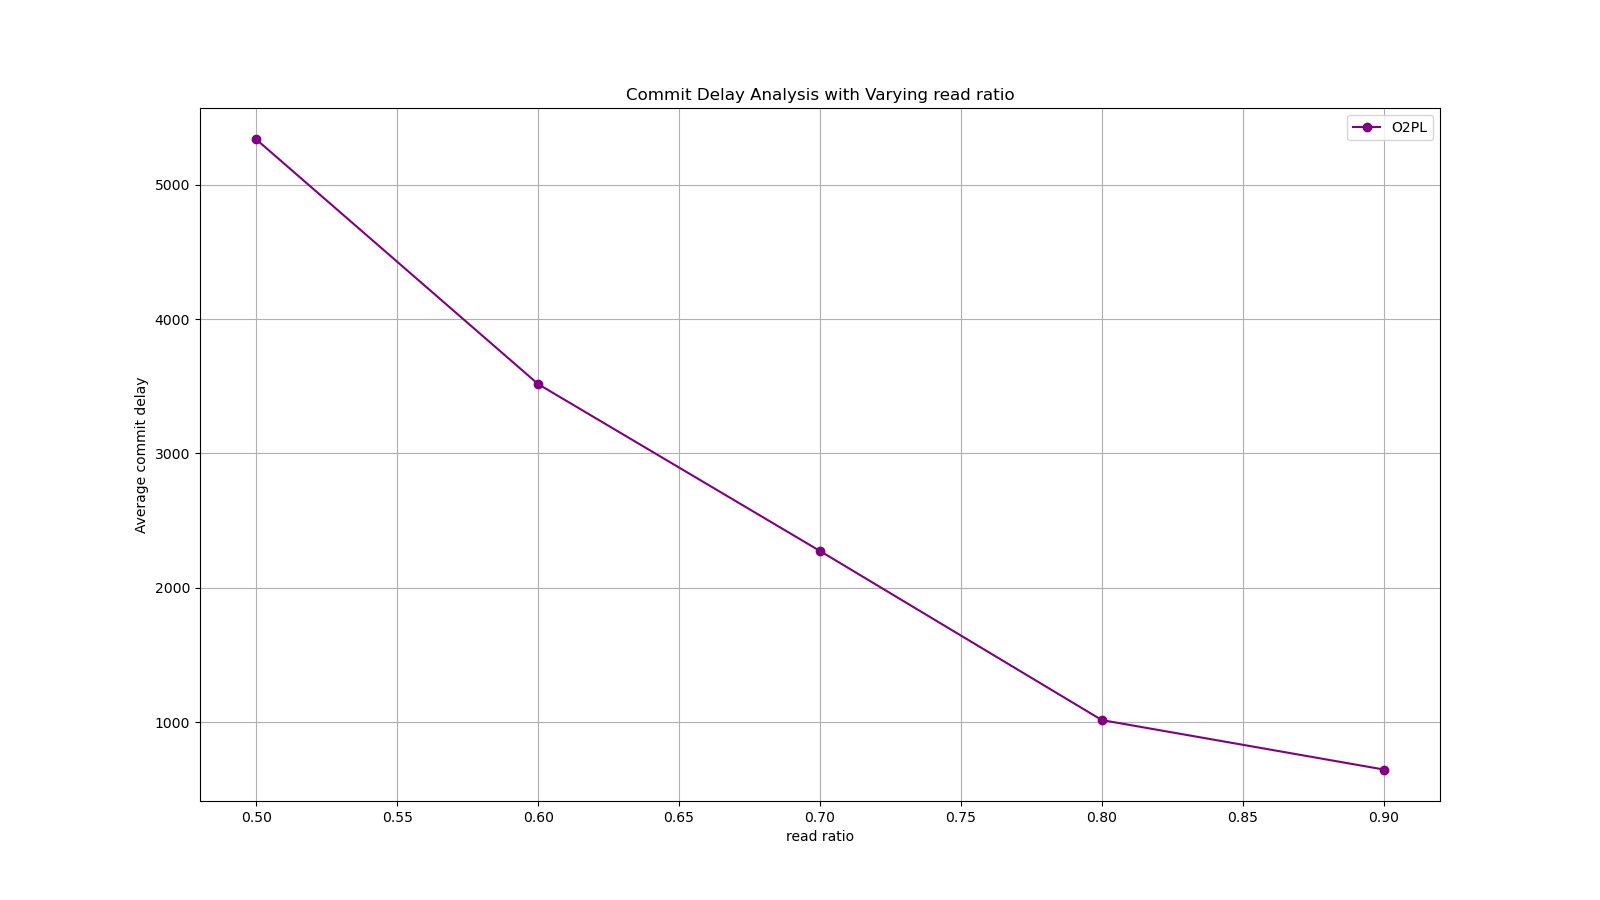

The Python source for this figure:
import matplotlib.pyplot as plt
import os

# Data
rr = [0.5, 0.6, 0.7, 0.8, 0.9]
O2PL =[5335.73, 3516.02, 2274.64, 1017.08, 649.33]

# make a big plot
plt.figure(figsize=(16, 9))

# plot data
plt.plot(rr, O2PL, label='O2PL', marker='o', color='purple')

# show grid lines
plt.grid(True)

plt.xlabel('read ratio')
plt.ylabel('Average commit delay')
plt.title('Commit Delay Analysis with Varying read ratio')
plt.legend()
script_name = os.path.splitext(os.path.basename(__file__))[0]
plt.savefig(f"{script_name}.png")
plt.show()
